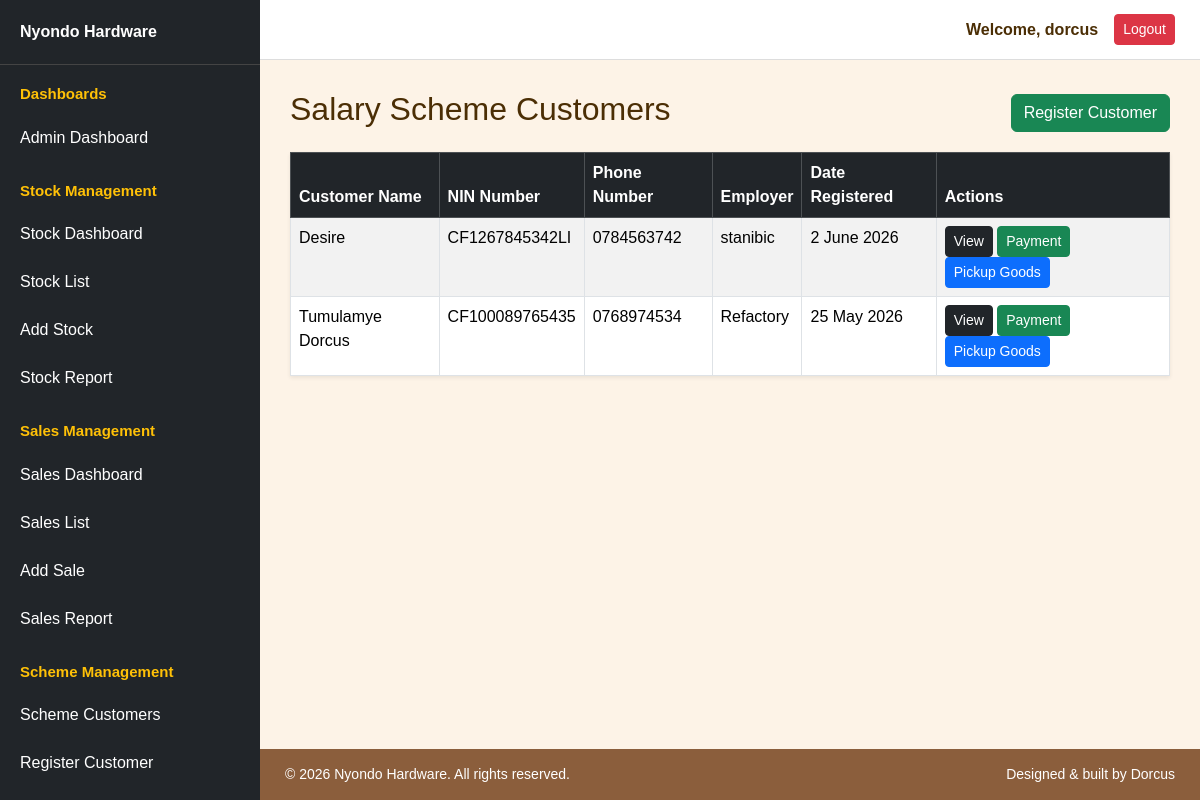
Screenshot of /scheme/ (signed in) with the database file from the repository.
### scheme/models.py (models this page shows, shortened)
class SchemeCustomer(models.Model):
    full_name = models.CharField(max_length=150)
    nin_number = models.CharField(max_length=14, unique=True)
    phone_number = models.CharField(max_length=10)
    address = models.TextField()
    occupation = models.CharField(max_length=100, default="Salary Earner")
    employer_name = models.CharField(max_length=150, blank=True)
    date_registered = models.DateTimeField(auto_now_add=True)

### scheme/views.py (the view)
# urls.py: path("", views.scheme_customer_list, name="scheme_customer_list"),
@login_required
@admin_or_sales_manager_required
def scheme_customer_list(request):
    customers = SchemeCustomer.objects.all().order_by("-date_registered")
    return render(request, "scheme_customer_list.html", {"customers": customers})

### scheme/templates/scheme_customer_list.html
{% extends 'base.html' %}
{% block content %}
<div class="d-flex justify-content-between align-items-center mb-3">
    <h2>Salary Scheme Customers</h2>
    <a href="{% url 'register_scheme_customer' %}"
       class="btn btn-success">
        Register Customer
    </a>
</div>
<table class="table table-bordered table-striped shadow-sm">
    <thead class="table-dark">
        <tr>
            <th>Customer Name</th>
            <th>NIN Number</th>
            <th>Phone Number</th>
            <th>Employer</th>
            <th>Date Registered</th>
            <th>Actions</th>
        </tr>
    </thead>
    <tbody>
        {% for customer in customers %}
        <tr>
            <td>{{ customer.full_name }}</td>
            <td>{{ customer.nin_number }}</td>
            <td>{{ customer.phone_number }}</td>
            <td>{{ customer.employer_name }}</td>
            <td>{{ customer.date_registered|date:"j F Y" }}</td>
            <td>
                <a href="{% url 'customer_scheme_detail' customer.id %}"
                   class="btn btn-dark btn-sm">
                    View
                </a>
                <a href="{% url 'record_scheme_payment' customer.id %}"
                   class="btn btn-success btn-sm">
                    Payment
                </a>
                <a href="{% url 'scheme_goods_pickup' customer.id %}"
                   class="btn btn-primary btn-sm">
                    Pickup Goods
                </a>
            </td>
        </tr>
        {% empty %}
        <tr>
            <td colspan="6" class="text-center">
                No scheme customers found.
            </td>
        </tr>
        {% endfor %}
    </tbody>
</table>
{% endblock %}

### templates/base.html (shortened to what this page needs)
{% load static %}
<!DOCTYPE html>
<html lang="en">
<head>
    <link href="https://cdn.jsdelivr.net/npm/bootstrap@5.3.3/dist/css/bootstrap.min.css" rel="stylesheet">
</head>
<body>
<div class="layout">
    {% include 'nav.html' %}
    <div class="content-area">
        <div class="topbar">
            {% if user.is_authenticated %}
                <span class="me-3 fw-bold">
                    Welcome, {{ user.username }}
                </span>
                <form method="POST" action="{% url 'logout' %}">
                    <button type="submit" class="btn btn-danger btn-sm">
                        Logout
                    </button>
                </form>
            {% endif %}
        </div>
        <main class="main-content">
            {% block content %}
            {% endblock %}
        </main>
        <footer>
            <p>&copy; 2026 Nyondo Hardware. All rights reserved.</p>
            <p>Designed & built by Dorcus</p>
        </footer>
    </div>
</div>
</body>
</html>

### templates/base.html (style rules this page uses)
body { margin: 0; background-color: #fdf3e7; color: #4b2e05; font-family: Arial, sans-serif; overflow-x: hidden; }
.layout { display: flex; min-height: 100vh; }
.content-area { flex-grow: 1; display: flex; flex-direction: column; min-width: 0; }
.topbar { height: 60px; background-color: white; border-bottom: 1px solid #ddd; display: flex; justify-content: flex-end; align-items: center; padding: 0 25px; }
.main-content { padding: 30px; flex-grow: 1; }
footer { background: #8b5e3c; color: white; padding: 15px 25px; display: flex; justify-content: space-between; flex-wrap: wrap; }
footer p { margin: 0; color: white; font-size: 14px; }

### rows the page displays
SchemeCustomer: full_name "Desire", nin_number "CF1267845342LI", phone_number "0784563742", employer_name "stanibic", date_registered "2 June 2026"
SchemeCustomer: full_name "Tumulamye Dorcus", nin_number "CF100089765435", phone_number "0768974534", employer_name "Refactory", date_registered "25 May 2026"

### other values shown
{{ user.username }} "dorcus"
